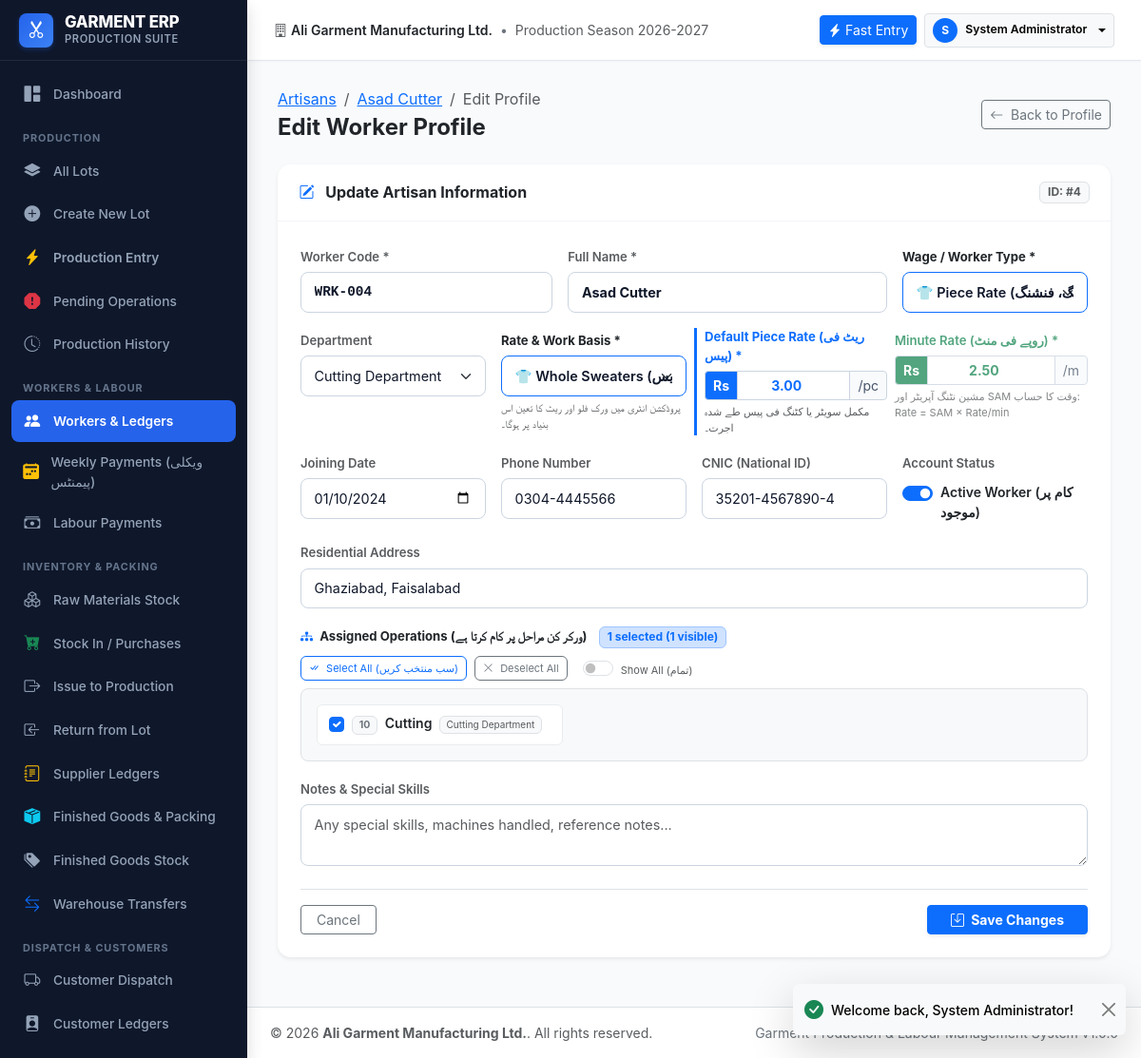
The app's page /modules/workers/edit.php?id=4 (signed in), older data.
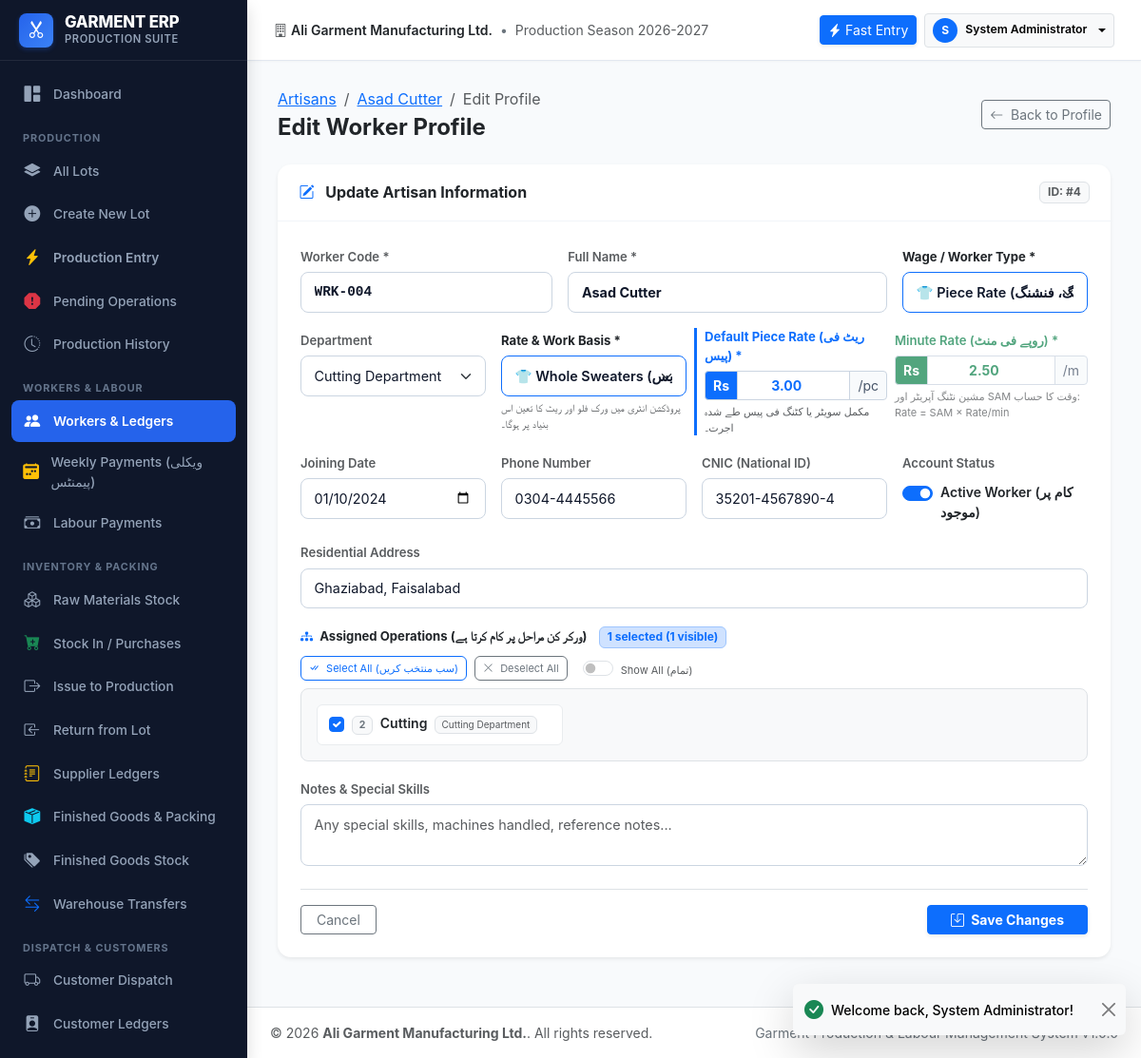
The same page, newer data.
### tables this page shows
CREATE TABLE `users` (
    `id` INT AUTO_INCREMENT PRIMARY KEY,
    `username` VARCHAR(50) NOT NULL UNIQUE,
    `password_hash` VARCHAR(255) NOT NULL,
    `full_name` VARCHAR(100) NOT NULL,
    `role_id` INT NOT NULL,
    `phone` VARCHAR(30) NULL,
    `email` VARCHAR(100) NULL,
    `is_active` TINYINT(1) NOT NULL DEFAULT 1,
    `created_at` DATETIME NOT NULL DEFAULT CURRENT_TIMESTAMP,
    `updated_at` DATETIME NOT NULL DEFAULT CURRENT_TIMESTAMP ON UPDATE CURRENT_TIMESTAMP,
    FOREIGN KEY (`role_id`) REFERENCES `roles`(`id`)
);

CREATE TABLE `workers` (
    `id` INT AUTO_INCREMENT PRIMARY KEY,
    `code` VARCHAR(40) NOT NULL UNIQUE,
    `name` VARCHAR(120) NOT NULL,
    `phone` VARCHAR(40) NULL,
    `address` TEXT NULL,
    `cnic` VARCHAR(30) NULL,
    `worker_type` VARCHAR(50) NOT NULL DEFAULT 'Piece Rate',
    `department_id` INT NULL,
    `default_rate` DECIMAL(12,2) NOT NULL DEFAULT 0.00,
    `rate_per_minute` DECIMAL(8,2) NOT NULL DEFAULT 2.50,
    `joining_date` DATE NULL,
    `opening_balance` DECIMAL(14,2) NOT NULL DEFAULT 0.00,
    `notes` TEXT NULL,
    `is_active` TINYINT(1) NOT NULL DEFAULT 1,
    `created_at` DATETIME NOT NULL DEFAULT CURRENT_TIMESTAMP,
    FOREIGN KEY (`department_id`) REFERENCES `departments`(`id`) ON DELETE SET NULL
);

CREATE TABLE `departments` (
    `id` INT AUTO_INCREMENT PRIMARY KEY,
    `code` VARCHAR(30) NOT NULL UNIQUE,
    `name` VARCHAR(100) NOT NULL,
    `description` TEXT NULL,
    `is_active` TINYINT(1) NOT NULL DEFAULT 1
);

CREATE TABLE `operations` (
    `id` INT AUTO_INCREMENT PRIMARY KEY,
    `parent_id` INT NULL DEFAULT NULL,
    `code` VARCHAR(40) NOT NULL UNIQUE,
    `name` VARCHAR(100) NOT NULL,
    `description` TEXT NULL,
    `department_id` INT NULL,
    `sequence` INT NOT NULL DEFAULT 10,
    `estimated_minutes` DECIMAL(8,2) NOT NULL DEFAULT 0.00,
    `is_mandatory` TINYINT(1) NOT NULL DEFAULT 1,
    `default_rate` DECIMAL(12,2) NOT NULL DEFAULT 0.00,
    `rate_unit` VARCHAR(30) NOT NULL DEFAULT 'Per piece',
    `quantity_tracking` TINYINT(1) NOT NULL DEFAULT 1,
    `is_active` TINYINT(1) NOT NULL DEFAULT 1,
    FOREIGN KEY (`parent_id`) REFERENCES `operations`(`id`) ON DELETE SET NULL,
    FOREIGN KEY (`department_id`) REFERENCES `departments`(`id`) ON DELETE SET NULL
);

### config/auth.php (called while the page is built, shortened)
<?php
require_once __DIR__ . '/config.php';
function is_logged_in(): bool {
    return isset($_SESSION['user_id']) && !empty($_SESSION['user_id']);
}
function current_user(): ?array {
    static $userCache = null;
    if ($userCache === null) {
        $db = get_db();
        $stmt = $db->prepare("SELECT u.*,
                                     COALESCE(r.name, CASE WHEN u.role_id = 1 OR u.username = 'admin' THEN 'super_admin' ELSE 'viewer' END) AS role_name,
                                     COALESCE(r.display_name, CASE WHEN u.role_id = 1 OR u.username = 'admin' THEN 'Super Admin' ELSE 'Viewer' END) AS role_display
                              FROM users u
                              LEFT JOIN roles r ON u.role_id = r.id
                              WHERE u.id = ? AND u.is_active = 1");
        $stmt->execute([$_SESSION['user_id']]);
        $userCache = $stmt->fetch() ?: null;
    }
    return $userCache;
}
function require_login(): void {
    if (!is_logged_in() || current_user() === null) {
        unset($_SESSION['user_id'], $_SESSION['user_name'], $_SESSION['role']);
        redirect('login.php', 'Please log in to continue.', 'warning');
    }
}

### config/config.php (called while the page is built, shortened)
<?php
function clean(mixed $data): mixed {
    return htmlspecialchars(trim((string)$data), ENT_QUOTES, 'UTF-8');
}

### modules/workers/edit.php (the view, shortened to what the rows shown need)
<?php
require_once __DIR__ . '/../../config/config.php';
require_once __DIR__ . '/../../config/auth.php';
require_login();
$workerId = (int)($_GET['id'] ?? $_GET['worker_id'] ?? 0);
$db = get_db();
$stmt = $db->prepare("SELECT * FROM workers WHERE id = ?");
$stmt->execute([$workerId]);
$worker = $stmt->fetch();
$departments = $db->query("SELECT * FROM departments WHERE is_active = 1 ORDER BY name ASC")->fetchAll();
$operations = $db->query("SELECT o.*,
                                 COALESCE(o.department_id, p_op.department_id) AS effective_dept_id,
                                 d.name AS dept_name
                          FROM operations o
                          LEFT JOIN operations p_op ON o.parent_id = p_op.id
                          LEFT JOIN departments d ON COALESCE(o.department_id, p_op.department_id) = d.id
                          WHERE o.is_active = 1
                          ORDER BY o.sequence ASC, o.id ASC")->fetchAll();
$curOpsStmt = $db->prepare("SELECT operation_id FROM worker_operations WHERE worker_id = ?");
$curOpsStmt->execute([$workerId]);
$currentOpIds = $curOpsStmt->fetchAll(PDO::FETCH_COLUMN);
require_once __DIR__ . '/../../includes/header.php';
?>
<div class="app-main">
    <?php require_once __DIR__ . '/../../includes/topbar.php'; ?>
    <div class="app-content">
        <div class="d-flex flex-column flex-sm-row justify-content-between align-items-sm-center gap-3 mb-4">
            <div>
                <nav aria-label="breadcrumb">
                    <ol class="breadcrumb mb-1 small">
                        <li class="breadcrumb-item"><a href="<?= BASE_URL ?>modules/workers/view.php?id=<?= $worker['id'] ?>"><?= clean($worker['name']) ?></a></li>
                    </ol>
                </nav>
            </div>
        </div>
        <div class="card-modern shadow-sm border-0">
            <div class="card-modern-header d-flex justify-content-between align-items-center">
                <h6 class="fw-bold mb-0 text-dark">
                    <i class="bi bi-pencil-square text-primary me-2"></i> Update Artisan Information
                </h6>
                <span class="badge bg-light text-muted border">ID: #<?= $worker['id'] ?></span>
            </div>
            <div class="card-modern-body p-4">
                <form method="POST" action="">
                    <div class="row g-3 mb-3">
                        <div class="col-12 col-md-4">
                            <label class="form-label fw-semibold small text-muted">Worker Code *</label>
                            <input type="text" name="code" class="form-control form-control-sm font-monospace fw-bold" required value="<?= clean($_POST['code'] ?? $worker['code']) ?>">
                        </div>
                        <div class="col-12 col-md-5">
                            <label class="form-label fw-semibold small text-muted">Full Name *</label>
                            <input type="text" name="name" class="form-control form-control-sm fw-bold" required value="<?= clean($_POST['name'] ?? $worker['name']) ?>">
                        </div>
                        <div class="col-12 col-md-3">
                            <label class="form-label fw-bold text-dark small">Wage / Worker Type *</label>
                            <?php
                            $types = [
                                'Piece Rate' => '👕 Piece Rate (پر پیس ریٹ - کٹنگ، ٹیلرنگ، فنشنگ)',
                                'Minute Rate' => '⏱️ Minute Rate (منٹ ریٹ - مشین آپریٹر ٹائم ریٹ)',
                                'Daily Wage' => '📅 Daily Wage (یومیہ اجرت - فکسڈ فی دن)',
                                'Monthly Salary' => '💼 Monthly Salary (ماہانہ فکسڈ تنخواہ)',
                                'Contractor' => '🤝 Contractor (ٹھیکیدار / کنٹریکٹر)'
                            ];
                            $selType = $_POST['worker_type'] ?? $worker['worker_type'];
                            ?>
                            <select name="worker_type" id="wrk_type" class="form-select form-select-sm fw-semibold border-primary">
                                <?php foreach ($types as $val => $label): ?>
                                    <option value="<?= $val ?>" <?= $selType === $val ? 'selected' : '' ?>><?= $label ?></option>
                                <?php endforeach; ?>
                            </select>
                        </div>
                    </div>
                    <div class="row g-3 mb-3">
                        <div class="col-12 col-md-3">
                            <label class="form-label fw-semibold small text-muted">Department</label>
                            <select name="department_id" id="wrk_dept" class="form-select form-select-sm">
                                <?php
                                $selDept = $_POST['department_id'] ?? $worker['department_id'];
                                foreach ($departments as $d): ?>
                                    <option value="<?= $d['id'] ?>" data-name="<?= strtolower($d['name']) ?>" <?= (int)$selDept === (int)$d['id'] ? 'selected' : '' ?>><?= clean($d['name']) ?></option>
                                <?php endforeach; ?>
                            </select>
                        </div>
                        <div class="col-12 col-md-3" id="grp_piece_rate">
                            <div class="input-group input-group-sm">
                                <span class="input-group-text bg-primary text-white fw-bold">Rs</span>
                                <input type="number" name="default_rate" id="wrk_piece_rate" class="form-control form-control-sm fw-bold text-primary text-center" step="any" min="0" value="<?= clean($_POST['default_rate'] ?? $worker['default_rate']) ?>" placeholder="0.00">
                                <span class="input-group-text" id="unit_piece_rate">/pc</span>
                            </div>
                        </div>
                        <div class="col-12 col-md-3" id="grp_min_rate">
                            <div class="input-group input-group-sm">
                                <span class="input-group-text bg-success text-white fw-bold">Rs</span>
                                <input type="number" name="rate_per_minute" id="wrk_min_rate" class="form-control form-control-sm fw-bold text-success text-center" step="any" min="0.1" required value="<?= clean($_POST['rate_per_minute'] ?? $worker['rate_per_minute']) ?>">
                                <span class="input-group-text">/m</span>
                            </div>
                        </div>
                    </div>
                    <div class="row g-3 mb-3">
                        <div class="col-12 col-md-3">
                            <label class="form-label fw-semibold small text-muted">Joining Date</label>
                            <input type="date" name="joining_date" class="form-control form-control-sm" value="<?= clean($_POST['joining_date'] ?? $worker['joining_date']) ?>">
                        </div>
                        <div class="col-12 col-md-3">
                            <label class="form-label fw-semibold small text-muted">Phone Number</label>
                            <input type="text" name="phone" class="form-control form-control-sm" value="<?= clean($_POST['phone'] ?? $worker['phone']) ?>" placeholder="e.g. 0300-1234567">
                        </div>
                        <div class="col-12 col-md-3">
                            <label class="form-label fw-semibold small text-muted">CNIC (National ID)</label>
                            <input type="text" name="cnic" class="form-control form-control-sm" value="<?= clean($_POST['cnic'] ?? $worker['cnic']) ?>" placeholder="35201-xxxxxxx-x">
                        </div>
                        <div class="col-12 col-md-3">
                            <div class="form-check form-switch mt-1">
                                <input class="form-check-input" type="checkbox" name="is_active" id="is_active" value="1" <?= ($worker['is_active'] ? 'checked' : '') ?>>
                                <label class="form-check-label fw-semibold text-dark small" for="is_active">Active Worker (کام پر موجود)</label>
                            </div>
                        </div>
                    </div>
                    <div class="mb-3">
                        <label class="form-label fw-semibold small text-muted">Residential Address</label>
                        <input type="text" name="address" class="form-control form-control-sm" value="<?= clean($_POST['address'] ?? $worker['address']) ?>" placeholder="Worker residential address or colony">
                    </div>
                    <div class="mb-3">
                        <div class="border rounded-3 p-3 bg-light">
                            <div class="row g-2" id="operations_container">
                                <?php foreach ($operations as $op):
                                    $isAssigned = in_array($op['id'], $currentOpIds);
                                ?>
                                    <div class="col-12 col-sm-6 col-md-4 op-item-wrapper"
                                         data-op-id="<?= $op['id'] ?>"
                                         data-dept-id="<?= $op['effective_dept_id'] ?? '' ?>"
                                         data-dept-name="<?= strtolower($op['dept_name'] ?? '') ?>"
                                         data-op-name="<?= strtolower($op['name']) ?>"
                                         data-init-assigned="<?= $isAssigned ? '1' : '0' ?>">
                                        <div class="form-check p-2 rounded-2 border border-light-subtle bg-white h-100 op-check-card">
                                            <input class="form-check-input wrk-op-checkbox ms-1 me-2" type="checkbox" name="operations[]" value="<?= $op['id'] ?>" id="op_<?= $op['id'] ?>" <?= $isAssigned ? 'checked' : '' ?>>
                                            <label class="form-check-label small fw-semibold text-dark cursor-pointer d-block" for="op_<?= $op['id'] ?>">
                                                <span class="badge bg-light text-secondary border me-1"><?= clean($op['sequence']) ?></span>
                                                <?= clean($op['name']) ?>
                                                <?php if (!empty($op['dept_name'])): ?>
                                                    <span class="badge bg-light text-muted border ms-1 fw-normal d-inline-block" style="font-size: 10px;"><?= clean($op['dept_name']) ?></span>
                                                <?php endif; ?>
                                            </label>
                                        </div>
                                    </div>
                                <?php endforeach; ?>
                            </div>
                        </div>
                    </div>
                </form>
            </div>
        </div>
    </div>
<?php require_once __DIR__ . '/../../includes/footer.php'; ?>

### includes/topbar.php (shortened to what the rows shown need)
<?php
$currentUser = current_user();
?>
<header class="app-topbar">
    <div class="d-flex align-items-center gap-2">
        <div class="dropdown">
            <button class="btn btn-sm btn-light border dropdown-toggle d-flex align-items-center gap-2" type="button" data-bs-toggle="dropdown" aria-expanded="false">
                <div class="bg-primary text-white rounded-circle d-flex align-items-center justify-content-center" style="width: 26px; height: 26px; font-size: 0.75rem; font-weight: 700;">
                    <?= strtoupper(substr($currentUser['full_name'] ?? 'U', 0, 1)) ?>
                </div>
                <span class="d-none d-md-inline fw-semibold small"><?= clean($currentUser['full_name'] ?? 'User') ?></span>
            </button>
        </div>
    </div>
</header>

Row changes from the older to the newer data that the page shows:
changed operations "Cutting": sequence "10" → "2"
